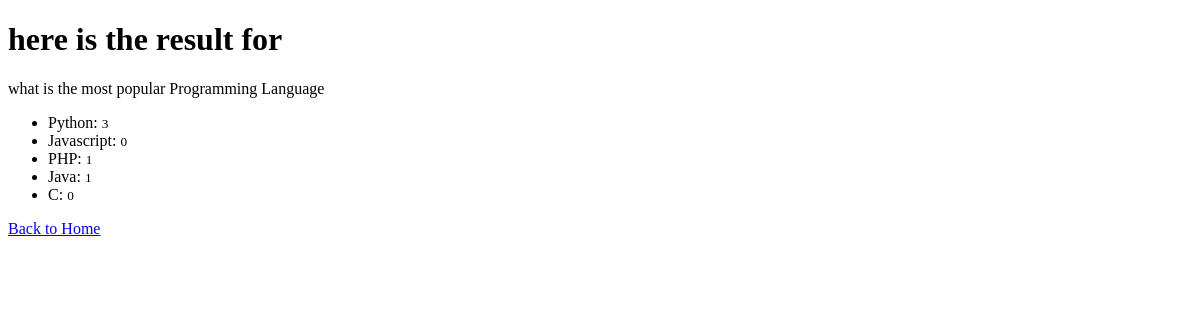
Page /polls/result/3 on the earlier database version.
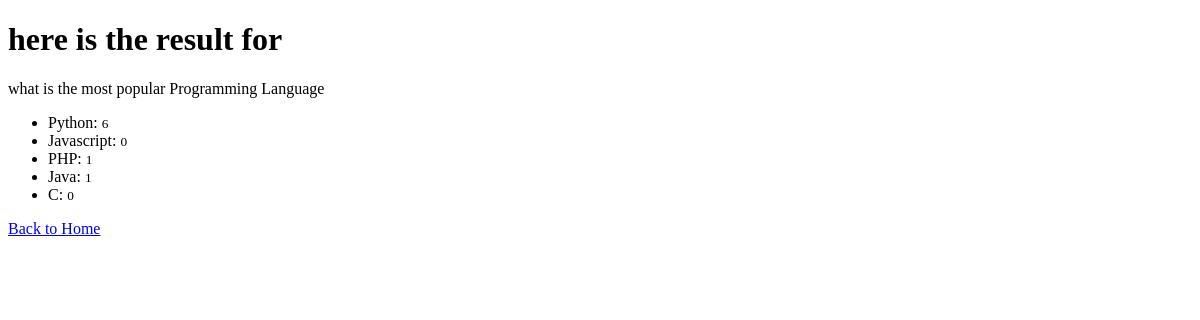
Same page on the later database version.
### PollsApp/models.py (models this page shows, shortened)
class Question(models.Model):
    question = models.CharField(max_length=120)
    created_at = models.DateTimeField(auto_now=True)

class Choice(models.Model):
    choice_text = models.CharField(max_length=200)
    votes = models.IntegerField(default=0)
    question = models.ForeignKey(Question, on_delete=models.CASCADE)

### PollsApp/views.py (the view)
# urls.py: path('result/<int:pk>', views.result.as_view(), name='resultpage'),
class result(DetailView):
    model = Question
    template_name = 'polls/result.html'
    context_object_name = "question"

### PollsApp/templates/polls/result.html (shortened to what this page needs)
<!DOCTYPE html>
<html lang="en">
<head>
</head>
<body>
    <h1>here is the result for</h1>
    <p>{{question.question}}</p>
    <ul>
        {% for choice in question.choice_set.all %}
            <li>
                {{choice.choice_text}}: <small>{{choice.votes}}</small>
            </li>
        {% endfor %}
    </ul>
    <a href="{% url 'homepage' %}">Back to Home</a>
</body>
</html>

Differences in the rows shown:
changed Choice "Python": votes "3" → "6"
